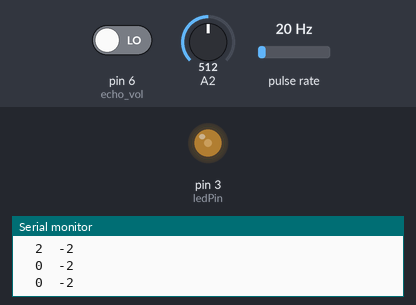
Recording of a sketch running on a simulated Arduino Uno, built with avr-gcc and run on an emulated ATmega328P. Parts: output pins drawn as LEDs (lit = HIGH), the last lines printed to the serial monitor. Wiring (inferred from the names in the program): pulse sensor: data pin 12. Inputs (shaded band) come from the test bench; at power-on: A2 = 512, pin 6 (echo_vol) LOW, pulse rate 20 Hz. Pins used as bus, display or sensor lines are not drawn.

Above: at 1.2 s.
1.3 s: A2 set to 716
At 1.8 s:
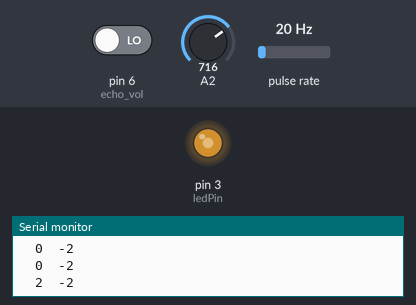
2.8 s: A2 set to 900
At 3.7 s:
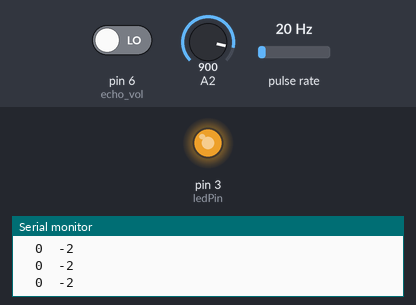
4.3 s: A2 set to 306
At 5.5 s:
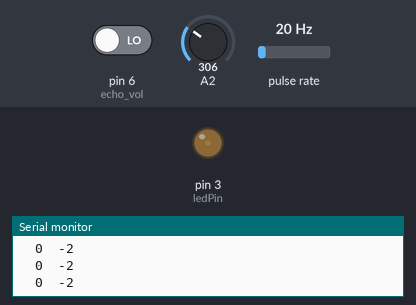
8.8 s: A2 set to 122
At 9.8 s:
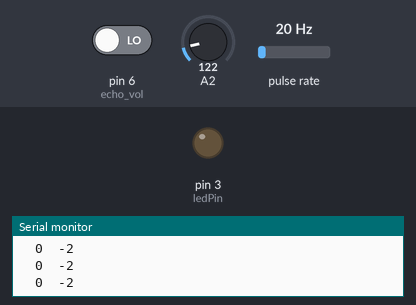
Timing chart, 0 to 11.3 s (numbered marks = the images above; inputs shaded):
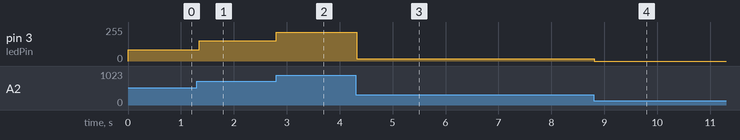

Measured:
- after the input at 1.3 s, pin 3 (ledPin): 85/255 → 152/255 after 0.05 s
- after the input at 2.8 s, pin 3 (ledPin): 152/255 → 214/255 at once
- after the input at 4.3 s, pin 3 (ledPin): 214/255 → 16/255 at once
- after the input at 8.8 s, pin 3 (ledPin): 16/255 → 0/255 at once

The sketch:

sketch_sep13a.ino
```cpp
#include <toneAC.h>

  // intensidad del brillo del arreglo de leds
  int intensity = 0;

  // pin al que esta conectado el arreglo de leds
  int ledPin = 3;

  // pin del trigger del ultrasonido que mapea la frecuencia
  int trig_freq = 11;

  // pin del echo del ultrasonido que mapea la frecuencia
  int echo_freq = 12;

  // centmetros que se debe acercar un obstculo para aumentar una octava
  float cms_por_octava= 40;

  /* frecuencia maxima: frecuencia terica maxima que se alcanza cuando hay un obstculo a 0 centimetros.
   * esta nunca se alcanza porque la distancia minima medida por el ultrasonido es de 2cms
   * la frecuencia minima sera freq_max*(0.5^(400/cms_por_octava))
  */
  float freq_max = 4000;

  // frecuencia minima del sonido, si el sensor arroja una distancia que mapea una frecuencia menor, el generador se apaga
  int freq_min = 40;

  // pin del trigger del ultrasonido que mapea la frecuencia
  int trig_vol = 5;

  // pin del echo del ultrasonido que mapea la frecuencia
  int echo_vol = 6;


void setup(){
  Serial.begin(9600);
  pinMode(ledPin, OUTPUT);
  pinMode(trig_freq, OUTPUT);
  pinMode(echo_freq, INPUT);
  pinMode(trig_vol, OUTPUT);
  pinMode(echo_vol, INPUT);

}

void loop(){

  intensity=map(analogRead(2),256, 1023,0,255);
  if(intensity<0){
    intensity=0;
  }

  analogWrite(ledPin, intensity);
  generarSonido();

}
/*
 * Esta funcion controla un ultrasonido, devuelve la distancia medida en centimetros.
 * Parmetros:
 *  - trig: pin conectado al trigger, que recibe el pulso que indica al ultrasonido que debe hacer un sensado
 *  - echo: pin conectado al echo, que produce un pulso de duracion proporcional a la distancia
 *
 * Retorna: (float) distancia en centmetros.
 */
float medirDistancia(int trig, int echo){
  digitalWrite(trig,LOW); /* Por cuestión de estabilización del sensor*/
  delayMicroseconds(5);
  digitalWrite(trig, HIGH); /* envío del pulso ultrasónico*/
  int now = millis();
  while(!digitalRead(echo) && millis() - now <0){}

  float distancia = ((float) pulseIn(echo, HIGH, 29000))/58;


  return distancia == 0 ? 500 : distancia;
}


/*
 * Esta funcion genera, modifica o apaga el sonido generado por un pwm
 * La frecuencia aumenta exponencialmente para que sea amigable con la percepcion humana
 *
 */
int generarSonido(){
  // Obtencion de la distancia a partir del cual se mapea la frecuencia del sonido.
  float distanciaF = medirDistancia(trig_freq, echo_freq);

  // Obtencion de la distancia a partir del cual se mapea el volumen del sonido.
  float distanciaV = medirDistancia(trig_vol, echo_vol);


  // se calcula la frecuencia a partir de la distancia medida por uno de los ultrasonidos
  int frecuencia =  (int) freq_max*pow(0.5, distanciaF/cms_por_octava);

  // se calcula el volumen (de 1 a 10) a partir de la distancia medida por uno de los ultrasonidos
  int volumen = (int) (400 - distanciaV)/40;


  if(frecuencia < freq_min || volumen<0){
    noToneAC();
  }

  else{
    toneAC(frecuencia,volumen);
  }

  Serial.print("  ");
  Serial.print(frecuencia);
  Serial.print("  ");
  Serial.println(volumen);


}
```
